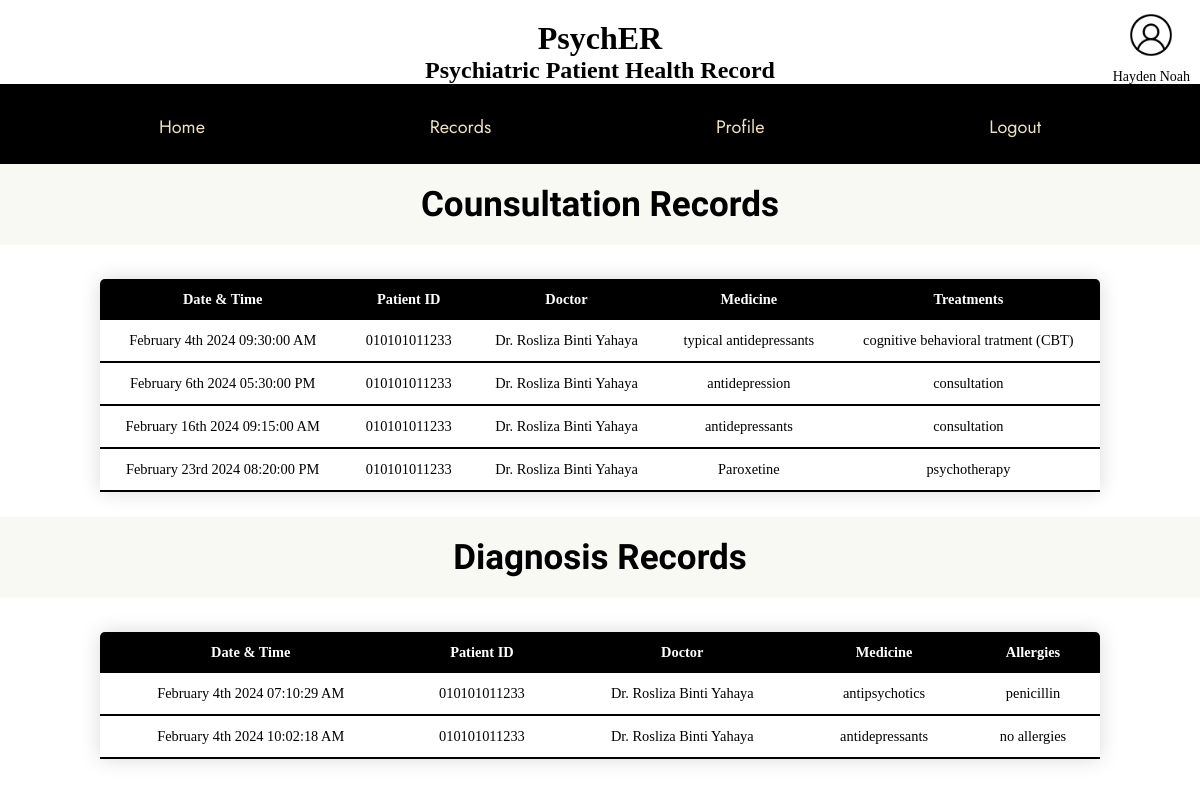
The page /precords.php (signed in) on the database its author committed.
### tables this page shows
CREATE TABLE `patient` (
  `SSN` varchar(20) NOT NULL,
  `F_Name` char(15) NOT NULL,
  `L_Name` char(15) NOT NULL,
  `Address` varchar(30) NOT NULL,
  `Contact_No` varchar(20) NOT NULL,
  `Email` varchar(50) DEFAULT NULL,
  `Date_Of_Birth` date NOT NULL,
  `Gender` char(10) NOT NULL
);

CREATE TABLE `consultation` (
  `Patient_SSN` varchar(20) NOT NULL,
  `Doctor_SSN` varchar(20) NOT NULL,
  `Date_Time` datetime NOT NULL,
  `PatientName` longtext NOT NULL,
  `Complications` longtext NOT NULL,
  `Medicines` longtext NOT NULL,
  `Description1` longtext NOT NULL,
  `Treatments` longtext NOT NULL
);

CREATE TABLE `medical_administration` (
  `Patient_SSN` varchar(20) NOT NULL,
  `Doctor_SSN` varchar(20) NOT NULL,
  `Date_Time` datetime NOT NULL,
  `Description` longtext NOT NULL,
  `Complication` longtext DEFAULT NULL,
  `Medicine` longtext DEFAULT NULL,
  `Allergies` longtext DEFAULT NULL
);

### precords.php (the view, shortened to what this page needs)
<?php
include 'connection.php';
$ssn = $_SESSION["userID"];
$query = "SELECT F_Name, L_Name FROM patient WHERE SSN = ?";
$patientName = '';
if ($stmt = $conn->prepare($query)) {
    $stmt->bind_param("s", $ssn);
    $stmt->execute();
    $stmt->bind_result($firstName, $lastName);
    if ($stmt->fetch()) {
        $patientName = htmlspecialchars($firstName . ' ' . $lastName);
    }
} else {
    echo "Query error: " . $conn->error;
}
?>
<!DOCTYPE html>
<html lang="en" dir="ltr">
<head>
    <link rel="stylesheet" type="text/css" href="precords_style.css">
</head>
<body>
    <div class="header">
        <h1>PsychER</h1>
        <h2>Psychiatric Patient Health Record</h2>
    </div>
    <div class="profile-section">
        <a href="pprofile.php">
            <img class="profile-icon" src="resource/profile.png" alt="Profile Icon" />
        </a>
        <p><?php echo $patientName; ?></p>
    </div>
  <div class="navigation-bar" style="text-align: center">
    <a href="pdashboard.php">Home</a>
    <a href="precords.php">Records</a>
    <a href="pprofile.php">Profile</a>
    <a class='logout' href="logout.php">Logout</a>
  </div>
    <?php
    require "connection.php";
    $uid = $_SESSION["userID"];
    $sql="SELECT CONCAT(p.SSN,d.SSN,DATE_FORMAT(c.Date_Time,'%Y%m%d%s%i%k')) AS Reference,
    DATE_FORMAT(c.Date_Time,'%M %D %Y %r') AS Date_Time,
    CONCAT(d.F_Name,' ',d.L_Name) AS doctor_fullname,
    Patient_SSN,
    Doctor_SSN, Complications,
    Medicines, Description1, Treatments
    FROM consultation c,patient p, doctor d WHERE Patient_SSN=? AND p.SSN=Patient_SSN AND Doctor_SSN=d.SSN";
    $stmt= mysqli_stmt_init($conn);
    if (!mysqli_stmt_prepare($stmt,$sql)) {
      header("Location:drecords.php?error=sqlerror");
    }
    else {
      mysqli_stmt_bind_param($stmt, "s", $uid);
      mysqli_stmt_execute($stmt);
      $result= mysqli_stmt_get_result($stmt);
      if (mysqli_num_rows($result)>0)
      {
        echo "<div class='welcome'><h2 class='mssg'> Counsultation Records </h2></div>
        <div class='table_box'>
          <table class='content-table'>
            <thead>
            <tr>
            <th>Date & Time</th>
            <th>Patient ID</th>
            <th>Doctor</th>
            <th>Medicine</th>
            <th>Treatments</th>
            </tr>
            </thead>
        ";
      while ($row = mysqli_fetch_assoc($result)) {
        $dt=$row["Date_Time"];
        $dssn=$row["Patient_SSN"];
        $drname=$row["doctor_fullname"];
        $med=$row["Medicines"];
        $treat=$row["Treatments"];
        echo "
        <tbody>
        <tr>
          <td>$dt</td>
          <td>$dssn</td>
          <td>$drname</td>
          <td>$med</td>
          <td>$treat</td>
        </tr>
        ";
      }
      echo "</tbody></table>
      </div>";
      }
      elseif (mysqli_num_rows($result)==0) {
        echo "<div class='welcome'><h2 class='mssg'> No Consultation Records Found </h2></div>";
      }
    }
$sql = "SELECT
            DATE_FORMAT(ma.Date_Time, '%M %D %Y %r') AS Date_Time,
            p.SSN AS Patient_SSN,
            CONCAT(d.F_Name, ' ', d.L_Name) AS doctor_fullname,
            ma.Medicine AS Medicine,
            ma.Allergies AS Allergies
        FROM
            medical_administration ma
        JOIN
            patient p ON ma.Patient_SSN = p.SSN
        JOIN
            doctor d ON ma.Doctor_SSN = d.SSN
        WHERE
            ma.Patient_SSN = ?";
$stmt = mysqli_stmt_init($conn);
if (!mysqli_stmt_prepare($stmt, $sql)) {
echo "SQL error: " . mysqli_error($conn);
} else {
mysqli_stmt_bind_param($stmt, "s", $uid);
mysqli_stmt_execute($stmt);
$result = mysqli_stmt_get_result($stmt);
if (mysqli_num_rows($result) > 0) {
echo "<div class='welcome'><h2 class='mssg'> Diagnosis Records </h2></div>
        <div class='table_box'>
          <table class='content-table'>
            <thead>
            <tr>
            <th>Date & Time</th>
            <th>Patient ID</th>
            <th>Doctor</th>
            <th>Medicine</th>
            <th>Allergies</th>
            </tr>
            </thead>
        ";
        while ($row = mysqli_fetch_assoc($result)) {
            $dt=$row["Date_Time"];
            $dssn=$row["Patient_SSN"];
            $drname=$row["doctor_fullname"];
            $meds=$row["Medicine"];
            $treat=$row["Allergies"];
            echo "
            <tbody>
            <tr>
              <td>$dt</td>
              <td>$dssn</td>
              <td>$drname</td>
              <td>$meds</td>
              <td>$treat</td>
            </tr>
            ";
          }
          echo "</tbody></table>
          </div>";
          }
          elseif (mysqli_num_rows($result)==0) {
            echo "<div class='welcome'><h2 class='mssg'> No Diagnosis Records Found </h2></div>";
          }
        }

### precords_style.css (style rules this page uses)
* { margin: 0; padding: 0; }
body { text-align: center; }
.navigation-bar { background-color: black; overflow: hidden; font-family: "Jost", sans-serif; height: 80px; text-align: center; }
.navigation-bar a { display: inline-block; float: none; font-size: 18px; text-decoration: none; color: #ece2c1; padding: 30px 30px; margin: 0 80px; }
.welcome { width: 100%; height: 90px; }
.mssg { font-family: "Barlow Condensed", sans-serif; font-size: 35px; background: #f9f9f3; text-align: center; padding: 20px; }
.content-table { border-collapse: collapse; margin: 25px auto; font-size: 0.9em; width: 90%; max-width: 1000px; border-radius: 5px 5px 0 0; overflow: hidden; box-shadow: 0 0 20px rgba(0,0,0,0.15); }
.content-table thead tr { background-color: black; color: white; text-align: left; font-weight: bold; }
.content-table th, .content-table td { padding: 12px 15px; text-align: center; }
.content-table tbody tr { border-bottom: 1px solid #dddddd; }
.content-table tbody tr:last-of-type { border-bottom: 2px solid black; }

### precords.php (style rules this page uses)
.header { text-align: center; margin-top: 20px; }
.profile-section { position: absolute; top: 10px; right: 10px; text-align: center; }
.profile-section img { width: 50px; height: 50px; }
.profile-section p { margin-top: 5px; font-size: 14px; }
.content-table { border-collapse: collapse; margin: 25px auto; font-size: 0.9em; width: 90%; max-width: 1000px; border-radius: 5px 5px 0 0; overflow: hidden; box-shadow: 0 0 20px rgba(0,0,0,0.15); }
.content-table thead tr { background-color: black; color: white; text-align: left; font-weight: bold; }
.content-table th, .content-table td { padding: 12px 15px; text-align: center; }
.content-table tbody tr { border-bottom: 1px solid #dddddd; }
.content-table tbody tr:last-of-type { border-bottom: 2px solid black; }

### rows shown on the page
patient: patientName "Hayden Noah"
consultation: dt "February 4th 2024 09:30:00 AM", Patient_SSN "010101011233", drname "Dr. Rosliza Binti Yahaya", Medicines "typical antidepressants", Treatments "cognitive behavioral tratment (CBT)"
consultation: dt "February 6th 2024 05:30:00 PM", Patient_SSN "010101011233", drname "Dr. Rosliza Binti Yahaya", Medicines "antidepression", Treatments "consultation"
consultation: dt "February 16th 2024 09:15:00 AM", Patient_SSN "010101011233", drname "Dr. Rosliza Binti Yahaya", Medicines "antidepressants", Treatments "consultation"
consultation: dt "February 23rd 2024 08:20:00 PM", Patient_SSN "010101011233", drname "Dr. Rosliza Binti Yahaya", Medicines "Paroxetine", Treatments "psychotherapy"
medical_administration: dt "February 4th 2024 07:10:29 AM", Patient_SSN.SSN "010101011233", drname "Dr. Rosliza Binti Yahaya", Medicine "antipsychotics", Allergies "penicillin"
medical_administration: dt "February 4th 2024 10:02:18 AM", Patient_SSN.SSN "010101011233", drname "Dr. Rosliza Binti Yahaya", Medicine "antidepressants", Allergies "no allergies"
